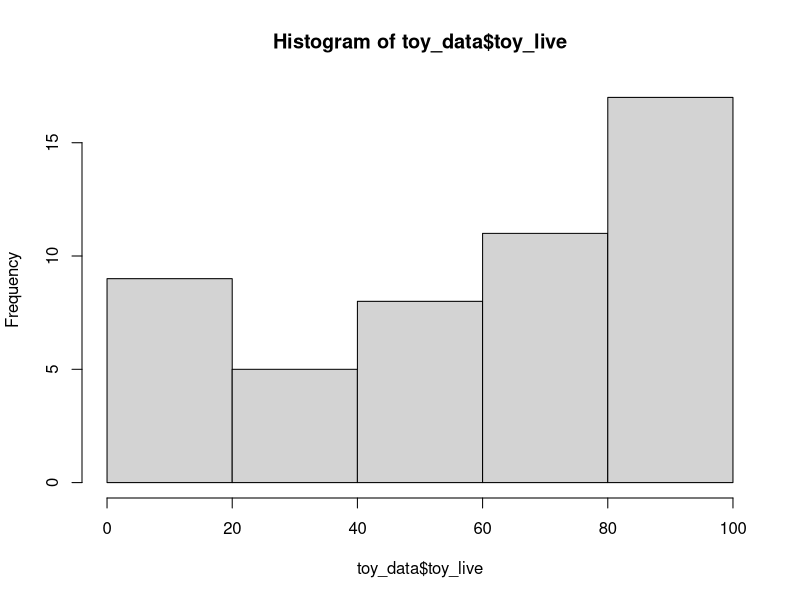
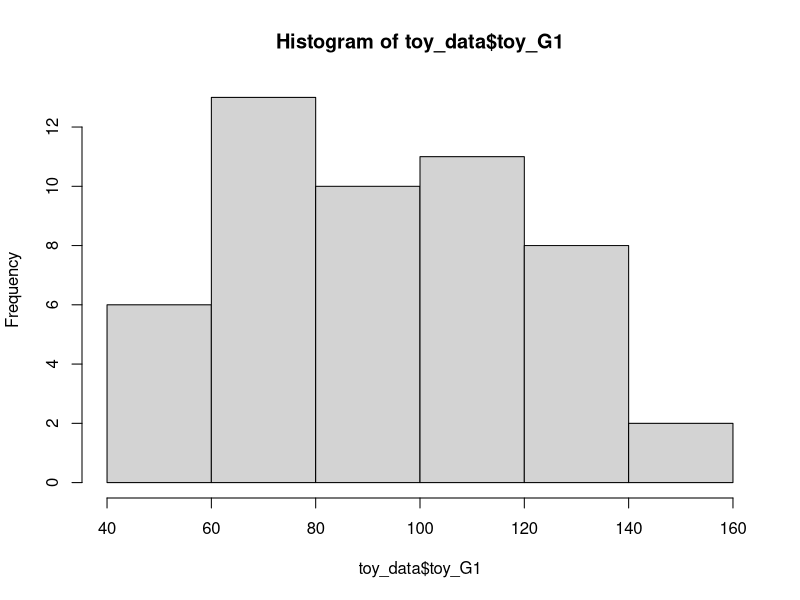
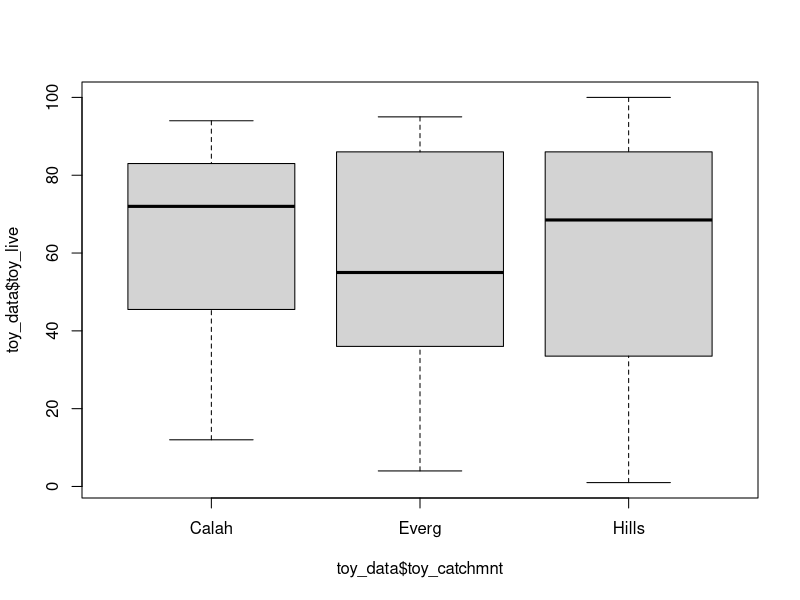
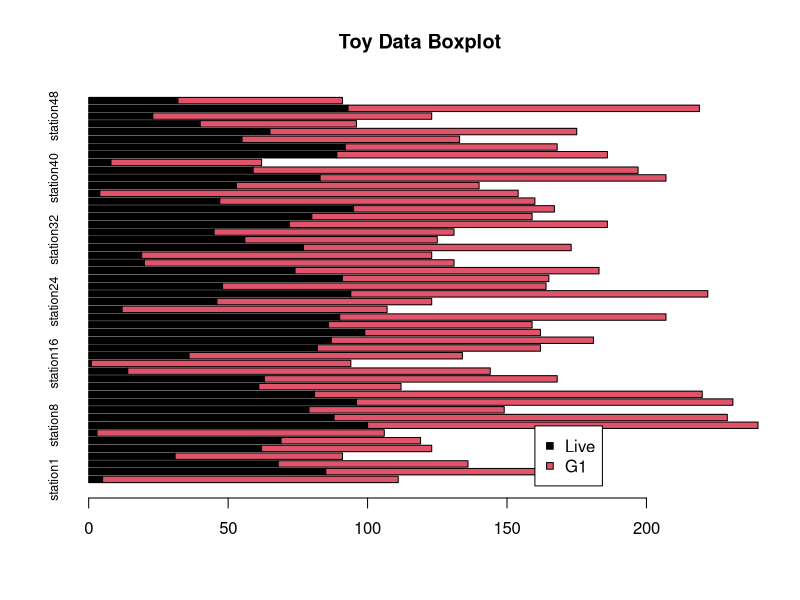
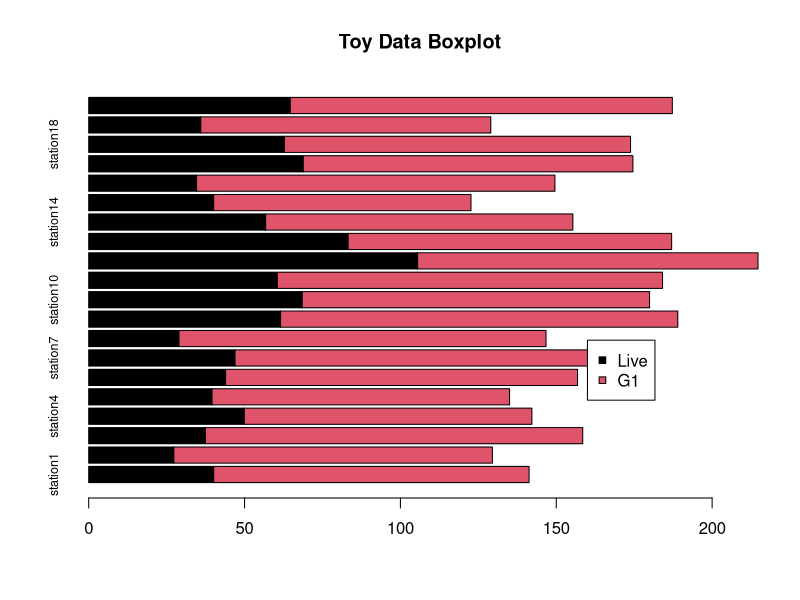
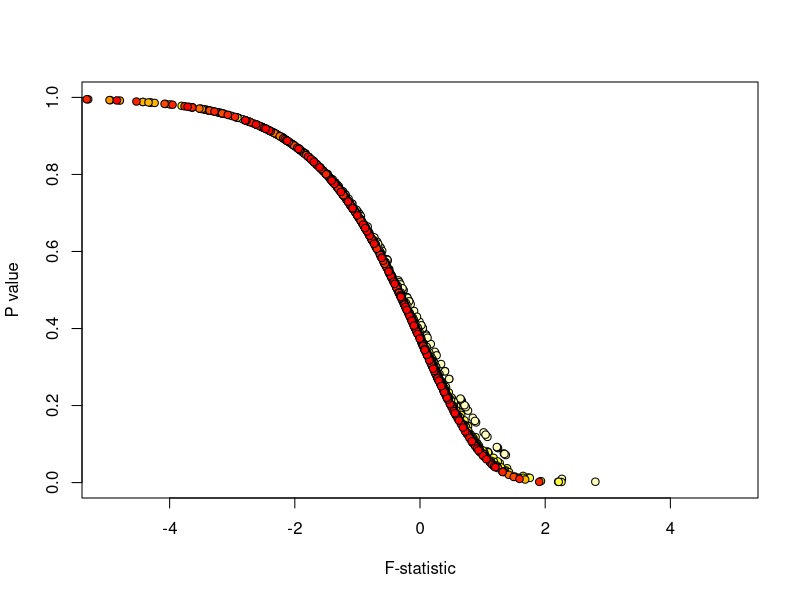
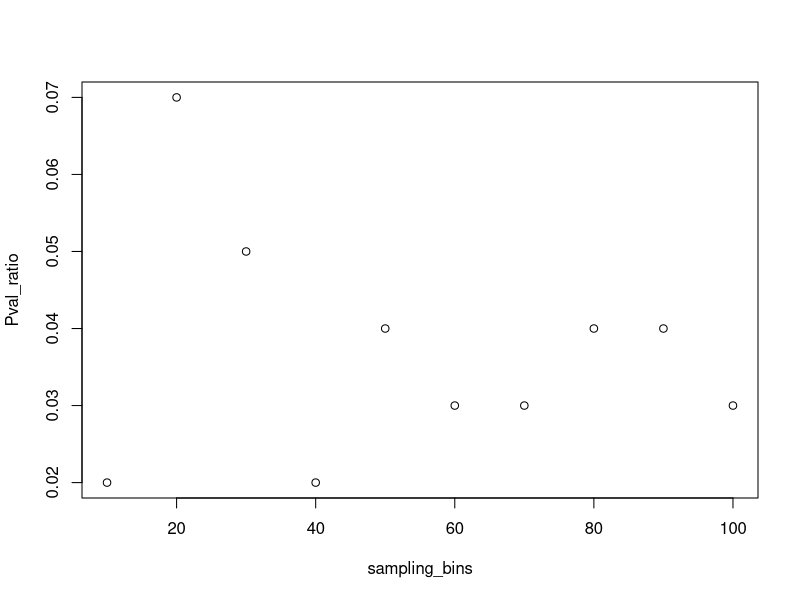
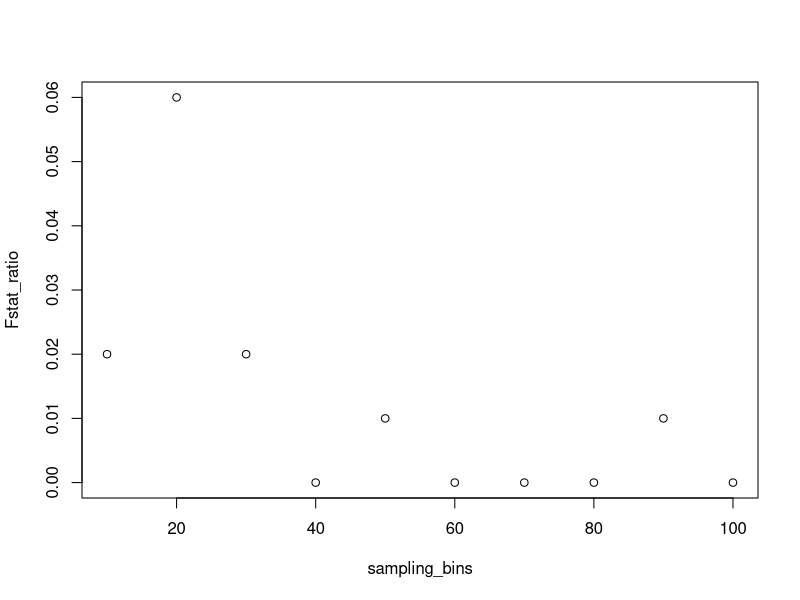

These figures' R source, in order:
#Sandbox for course development code.

#Let's do some basic stuff with the Gulf of Mexico data.

live = read.csv('data/Live.csv', header = TRUE, row.names = "X")
G1 = read.csv('data/G1.csv', header = TRUE, row.names = "X")

stations = row.names(live)

station_sums = apply(live,1,sum)

taxa_sums = apply(live,2,sum)

#Let's make a toy dataset. 10 stations, 80 possible taxa.

toy_n = 50

toy_stations = paste0("station", c(1:toy_n))
toy_catchmnt = c(rep("Hills",toy_n*0.4),
                 rep("Calah",toy_n*0.3),
                 rep("Everg",toy_n*0.3))
toy_live = c(sample(c(1:100),toy_n))
toy_G1 = c(sample(c(50:150),toy_n))

toy_data = data.frame(toy_stations,toy_catchmnt,toy_live,toy_G1)

#This makes a roughly scalable matrix-generating set of commands. Now we can explore it a little.

hist(toy_data$toy_live)

hist(toy_data$toy_G1)

boxplot(toy_data$toy_live ~ toy_data$toy_catchmnt)

toy.aov = aov(toy_data$toy_live ~ toy_data$toy_catchmnt)
toy_results = unlist(summary(toy.aov))

#Can extract the values for plotting.

toy_results['F value1']
toy_results['Pr(>F)1']

#Barplot to see basic results

barplot(t(toy_data[,3:4]),horiz = TRUE, names.arg = toy_data$toy_stations, cex.names = 0.75, srt = 90, main = "Toy Data Boxplot",col=c(1,2))
legend(160,9,c("Live","G1"),pch=22,pt.bg=c(1,2))

#It's randomized, but the above will occasionally give us a significant result! Toy with the sample size and see how it behaves.

#Notice how using a variable (toy_n) to replace numbers makes it easier to go back and adjust it.

#Since we know how to build one random dataset, we should consider making a function. Our goal is to replace all of the numbers in the code above with variables.

make_toy = function(x, #All it needs is for us to define the sample size. Now we can scale up our observations.
                    cat.names = c("Hills","Calah","Everg"), 
                    range_live = c(1,100), 
                    range_G1 = c(50,150), 
                    c.probs = c(0.4,0.3,0.3),
                    use_norm = FALSE) #We define the variables in our new function here.
  { #Here is where we code out what the function does
  toy_stations = paste0("station", c(1:x))
  toy_catchmnt = c(rep(cat.names,c.probs*x))
  if(use_norm == FALSE){
    toy_live = sample(c(range_live[1]:range_live[2]),x)
    toy_G1 = sample(c(range_G1[1]:range_G1[2]),x)
  } else {
    toy_live = rnorm(x,range_live[2] - ((range_live[2]-range_live[1])/2), 20)
    toy_G1 = rnorm(x,range_G1[2] - ((range_G1[2]-range_G1[1])/2), 15)
  }

  
  data.frame(toy_stations,toy_catchmnt,toy_live,toy_G1)
}

toy_data = make_toy(20, use_norm = TRUE)

barplot(t(toy_data[,3:4]),horiz = TRUE, names.arg = toy_data$toy_stations, cex.names = 0.75, srt = 90, main = "Toy Data Boxplot",col=c(1,2))
legend(160,9,c("Live","G1"),pch=22,pt.bg=c(1,2))

#Now, instead of looking at results individually, let's see what the range of possibilities are based on these parameters.

model_runs = 10 #Let's start with 10 runs.
toy_size = 100
Fstat = vector("numeric",model_runs)
Pval = vector("numeric",model_runs)

for(i in 1:model_runs){ #For every model run...
  toy_data = make_toy(toy_size) #Make a toy dataset
  toy.aov = aov(toy_data$toy_live ~ toy_data$toy_catchmnt) #Do the ANOVA on live vs G1
  toy_results = unlist(summary(toy.aov)) #Break down the results
  Fstat[i] = toy_results['F value1'] #Take F statistic and write to new variable
  Pval[i] = toy_results['Pr(>F)1'] #Take P value and write to new variable
}

#Now we can see how, given our paremeters, what the range of plausible outcomes are.

#How many times (out of 100) do we get a statistically significant result?

length(Pval[Pval < 0.05])/model_runs

#points(Fstat,Pval,col="green")
#hist(Fstat)

#We can loop this one more time and save our model runs at different levels of sampling effort (toy_size)

sampling_bins = seq(10,100,10)
bin_colors = heat.colors(length(sampling_bins),rev = TRUE)

Pval_ratio = vector("numeric",length(sampling_bins))
Fstat_ratio = vector("numeric",length(sampling_bins))
mean_Pval = vector("numeric",length(sampling_bins))
mean_Fstat = vector("numeric",length(sampling_bins))

Pval_matrix = matrix(nrow = 100, ncol = length(sampling_bins))
Fstat_matrix = matrix(nrow = 100, ncol = length(sampling_bins))

plot(0,0,xlim=c(-5,5),ylim=c(0,1),pch=NA,xlab="F-statistic",ylab="P value")

for(j in 1:length(sampling_bins)){
  
  model_runs = 100
  toy_size = sampling_bins[j]
  Fstat = vector("numeric",model_runs)
  Pval = vector("numeric",model_runs)
  
  for(i in 1:model_runs){ #For every model run...
    toy_data = make_toy(toy_size,use_norm = TRUE) #Make a toy dataset
    toy.aov = aov(toy_data$toy_live ~ toy_data$toy_catchmnt) #Do the ANOVA on live vs G1
    toy_results = unlist(summary(toy.aov)) #Break down the results
    Fstat[i] = toy_results['F value1'] #Take F statistic and write to new variable
    Pval[i] = toy_results['Pr(>F)1'] #Take P value and write to new variable
  }
  
  points(log(Fstat),Pval,pch=21,bg=bin_colors[j])
  
  Pval_ratio[j] = length(Pval[Pval < 0.05])/model_runs
  Fstat_ratio[j] = length(Fstat[Fstat > 5])/model_runs
  mean_Pval[j] = mean(Pval)
  mean_Fstat[j] = mean(Fstat)
  
  Pval_matrix[,j] = Pval
  Fstat_matrix[,j] = Fstat
  
}

plot(sampling_bins,Pval_ratio)
plot(sampling_bins,Fstat_ratio)
boxplot(Pval_matrix,ylab = "P value")

#What did we learn here?

#There's no relationship between the number of significant results and the sample size of the toy data sets! This seems weird. 

#The results tell us a couple things. F-statistic and P value show a logarithmic relationship in every set of modeled results, regardless of sample size.

#The likelihood of getting a spurious P value does not go down with sample size. We are always at risk of being misled by false positives.

#Let's do it again and make some real differences in the sample populations.

sampling_bins = seq(10,500,10)
bin_colors = heat.colors(length(sampling_bins),rev = TRUE)

Pval_ratio = vector("numeric",length(sampling_bins))
Fstat_ratio = vector("numeric",length(sampling_bins))
mean_Pval = vector("numeric",length(sampling_bins))
mean_Fstat = vector("numeric",length(sampling_bins))

Pval_matrix = matrix(nrow = 100, ncol = length(sampling_bins))
Fstat_matrix = matrix(nrow = 100, ncol = length(sampling_bins))

plot(0,0,xlim=c(-5,5),ylim=c(0,1),pch=NA,xlab="F-statistic",ylab="P value")

for(j in 1:length(sampling_bins)){
  
  model_runs = 100
  toy_size = sampling_bins[j]
  Fstat = vector("numeric",model_runs)
  Pval = vector("numeric",model_runs)
  
  for(i in 1:model_runs){ #For every model run...
    toy_data = make_toy(toy_size,use_norm = TRUE,range_live = c(100,150), range_G1 = c(250,300)) #Make a toy dataset
    toy.aov = aov(toy_data$toy_live ~ toy_data$toy_catchmnt) #Do the ANOVA on live vs G1
    toy_results = unlist(summary(toy.aov)) #Break down the results
    Fstat[i] = toy_results['F value1'] #Take F statistic and write to new variable
    Pval[i] = toy_results['Pr(>F)1'] #Take P value and write to new variable
  }
  
  points(log(Fstat),Pval,pch=21,bg=bin_colors[j])
  
  Pval_ratio[j] = length(Pval[Pval < 0.05])/model_runs
  Fstat_ratio[j] = length(Fstat[Fstat > 5])/model_runs
  mean_Pval[j] = mean(Pval)
  mean_Fstat[j] = mean(Fstat)
  
  Pval_matrix[,j] = Pval
  Fstat_matrix[,j] = Fstat
  
}

plot(sampling_bins,Pval_ratio)
plot(sampling_bins,Fstat_ratio)
boxplot(Pval_matrix,ylab = "P value")

#Found a basic fix for the simple model.

Hlive = toy_data[toy_data$toy_catchmnt == "Hills", 'toy_live']
HG1 = toy_data[toy_data$toy_catchmnt == "Hills", 'toy_G1']
all_obs = c(Hlive,HG1)
all_class= c(rep("live",length(Hlive)),rep("dead",length(HG1)))

test.aov = aov(all_obs~all_class)
summary(test.aov)
boxplot(all_obs ~ all_class)



#Looking at some different avenues for comparing things.

#Structure is off here need to work up a more interesting toy model.

#What does it need to look like in the end to reflect GoM surveys?
###Three tables (minimum)

###Station by species for each class (live, G1, etc.)
###Table of station data (coordinates, salinity, catchment, etc.)



#Thus, the model data set needs to be stations, taxa, and numbers. Numbers are defined by a probability distribution.

###This means that inputs need to be: stations, taxa_list, and distribution type.

#Will need to make some assumptions about spatial parameters, but we can assume a sort of reasonable grid for now.
